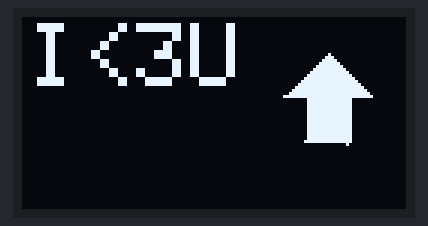
Bench run of a sketch on a simulated Arduino Uno, built with avr-gcc and run on an emulated ATmega328P. Parts: 128×64 one-colour display.

Above: at 0.13 s.
At 1.34 s:
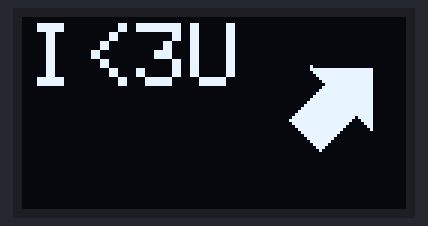
At 2.68 s:
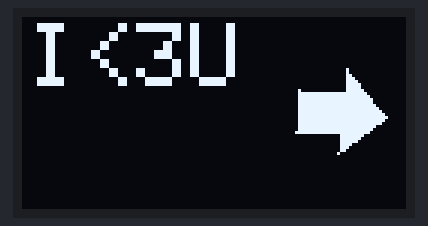
At 5.26 s:
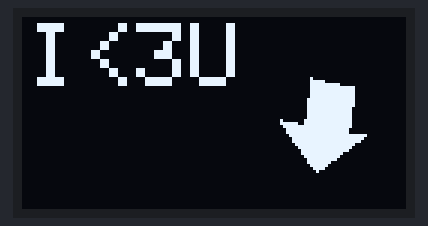
At 7.82 s:
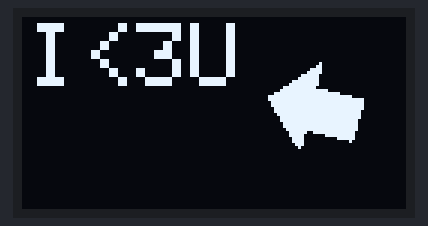
At 10.53 s:
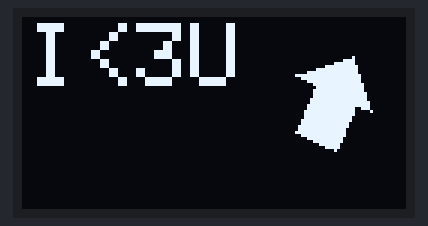

The sketch:

Arrow_display.ino
```cpp
#include <SPI.h>
#include <Wire.h>
#include <Adafruit_GFX.h>
#include <Adafruit_SSD1306.h>

#define SCREEN_WIDTH 128 // OLED display width, in pixels
#define SCREEN_HEIGHT 64 // OLED display height, in pixels

#define OLED_RESET     -1 // Reset pin # (or -1 if sharing Arduino reset pin)
#define SCREEN_ADDRESS 0x3C ///< See datasheet for Address; 0x3D for 128x64, 0x3C for 128x32
Adafruit_SSD1306 display(SCREEN_WIDTH, SCREEN_HEIGHT, &Wire, OLED_RESET);

int rotationAngle = 0;
int rectWidth = 20; // Rectangle width
int rectHeight = 15; // Rectangle height
int centerX = 102; // Center of the rectangle
int centerY = 32; // Center of the rectangle

void setup() {
  Serial.begin(9600);

  // SSD1306_SWITCHCAPVCC = generate display voltage from 3.3V internally
  if (!display.begin(SSD1306_SWITCHCAPVCC, SCREEN_ADDRESS)) {
    Serial.println(F("SSD1306 allocation failed"));
    for (;;); // Don't proceed, loop forever
  }

  // Rotate the screen upside down (180 degrees)
  display.setRotation(2);  // Set rotation to 180 degrees (upside down)

  // Set text size and color for printing
  display.setTextSize(3); // Small text size
  display.setTextColor(SSD1306_WHITE); // White text
}

void loop() {
  // Clear display before drawing new frame
  display.clearDisplay();

  // Draw the rotating filled rectangle and arrowhead
  drawFilledRotatingRectangle(rotationAngle);

  // Print the question mark "?" on the screen
  display.setCursor(2, 2);  // Position at the top-left corner
  display.print("I<3U");

  // Update the display with new content
  display.display();

  delay(100); // Show the frame for 1 second //prev 1000

  // Rotate the rectangle and arrowhead by 45 degrees every second
  rotationAngle += 5; //prev 45
  if (rotationAngle >= 360) {
    rotationAngle = 0; // Reset angle to 0 after completing a full rotation
  }
}

void drawFilledRotatingRectangle(int angle) {
  // Convert angle to radians
    // Adjust the angle to rotate the arrowhead
  angle = angle - 90;  // Rotate by 90 degrees counterclockwise
  float rad = angle * 3.14159 / 180;

  // Calculate the rectangle's corners
  int x0 = centerX + rectWidth / 2 * cos(rad) - rectHeight / 2 * sin(rad);
  int y0 = centerY + rectWidth / 2 * sin(rad) + rectHeight / 2 * cos(rad);

  int x1 = centerX - rectWidth / 2 * cos(rad) - rectHeight / 2 * sin(rad);
  int y1 = centerY - rectWidth / 2 * sin(rad) + rectHeight / 2 * cos(rad);

  int x2 = centerX - rectWidth / 2 * cos(rad) + rectHeight / 2 * sin(rad);
  int y2 = centerY - rectWidth / 2 * sin(rad) - rectHeight / 2 * cos(rad);

  int x3 = centerX + rectWidth / 2 * cos(rad) + rectHeight / 2 * sin(rad);
  int y3 = centerY + rectWidth / 2 * sin(rad) - rectHeight / 2 * cos(rad);

  // Fill the rectangle (polygon) by connecting the corners
  display.fillTriangle(x0, y0, x1, y1, x2, y2, SSD1306_WHITE);
  display.fillTriangle(x0, y0, x2, y2, x3, y3, SSD1306_WHITE);

  // Draw the arrowhead (head part)
  int headLength = 20; // Arrowhead length


  // Calculate the base of the arrowhead (starting point)
  int X1 = centerX + headLength * cos(rad);
  int Y1 = centerY + headLength * sin(rad);

  // Calculate the two points of the arrowhead (forming the triangle)
  int hX2 = X1 - headLength * sin(rad + 3.14159 / 4);
  int hY2 = Y1 + headLength * cos(rad + 3.14159 / 4);

  int hX3 = X1 + headLength * sin(rad - 3.14159 / 4);
  int hY3 = Y1 - headLength * cos(rad - 3.14159 / 4);

  // Draw the arrowhead using a triangle
  display.fillTriangle(X1, Y1, hX2, hY2, hX3, hY3, SSD1306_WHITE);
}
```

Measured:
- by itself, everything shown: repeats every 9.7 s, in 72 steps
